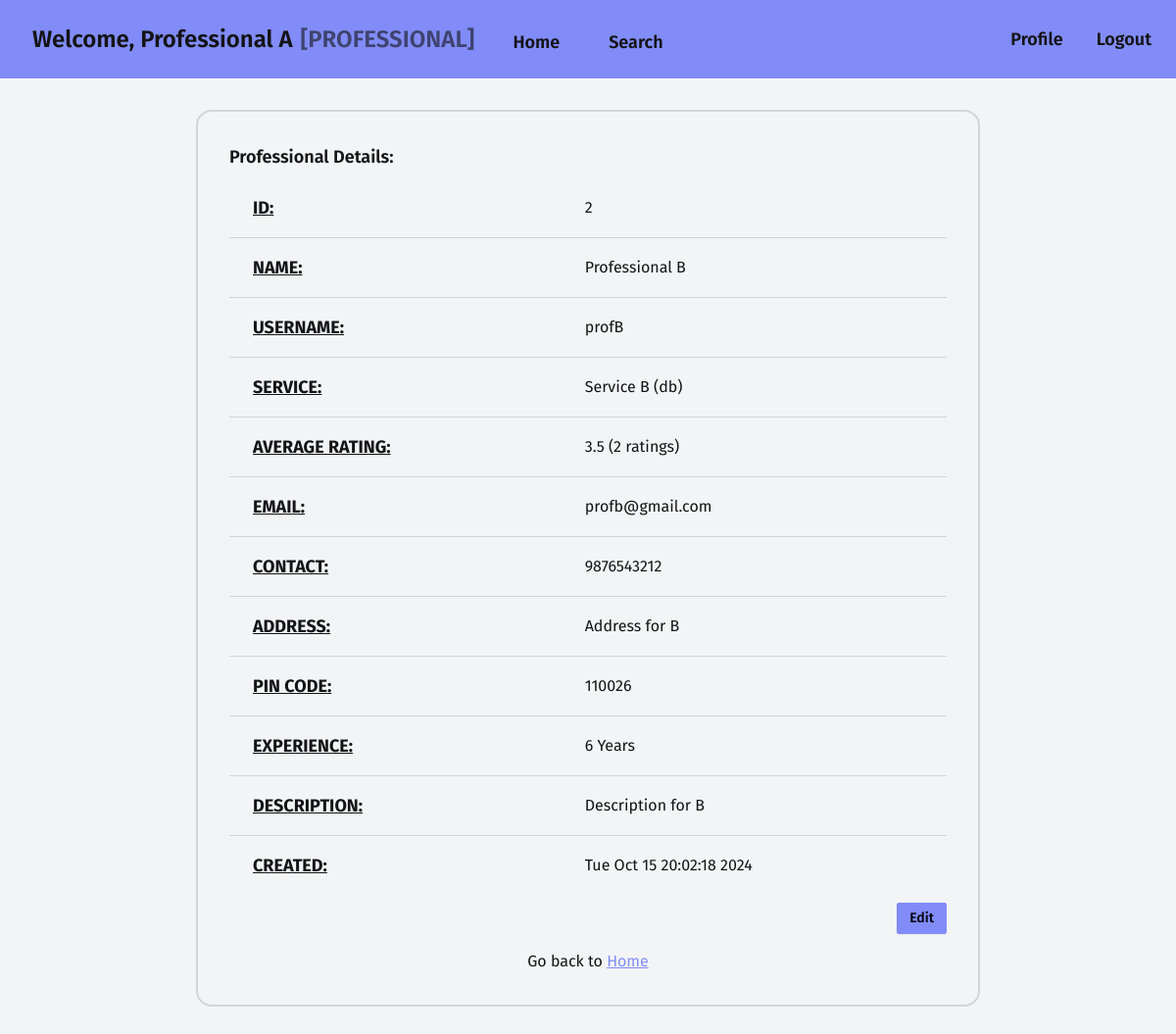
The app's page /professional/profile/2 (signed in) with its own data.
### models.py (models this page shows, shortened)
class User(db.Model, UserMixin):
    __tablename__ = 'user'
    id: Mapped[int] = mapped_column(
        Integer, primary_key=True, autoincrement="auto")
    fullname: Mapped[str] = mapped_column(String(200))
    username: Mapped[str] = mapped_column(String(30), unique=True)
    email: Mapped[str] = mapped_column(String(200), unique=True)
    password: Mapped[str] = mapped_column(String(40))
    role: Mapped[str] = mapped_column(String(200))
    def get_prof(self):
        sql = select(Professional).join(User).where(
            Professional.user_id == self.id)
        result = db.session.scalars(sql).first()
        return result

class Professional(db.Model):
    __tablename__ = 'professional'
    id: Mapped[int] = mapped_column(
        Integer, primary_key=True, autoincrement="auto")
    user_id: Mapped[int] = mapped_column(ForeignKey("user.id"))
    user: Mapped["User"] = relationship(cascade="all,delete")
    contact: Mapped[str] = mapped_column(String(10), unique=True)
    address: Mapped[str] = mapped_column(Text)
    pincode: Mapped[str] = mapped_column(String(6))
    experience: Mapped[int] = mapped_column(Integer)
    description: Mapped[str] = mapped_column(Text)
    approval: Mapped[Optional[str]] = mapped_column(String, default="PENDING")
    service_id: Mapped[int] = mapped_column(ForeignKey("service.id"))
    service: Mapped["Service"] = relationship(back_populates="professionals")
    created: Mapped[Optional[datetime]] = mapped_column(
        DateTime, server_default=func.now())
    updated: Mapped[Optional[datetime]] = mapped_column(
        DateTime, default=func.now(), onupdate=func.now())
    def get_avg_rating(self):
        sql = select(func.avg(ServiceRequest.rating), func.count()).where(
            ServiceRequest.service_id == self.service_id,
            ServiceRequest.professional_id == self.id,
            ServiceRequest.status == "CLOSED"
        ).group_by(ServiceRequest.service_id)
        result = db.session.execute(sql).first()
        if not result:
            return "No Ratings"
        avg, count = result
        return f"{round(avg, 2)} ({count} ratings)"

class Service(db.Model):
    __tablename__ = 'service'
    id: Mapped[int] = mapped_column(
        Integer, primary_key=True, autoincrement="auto")
    name: Mapped[str] = mapped_column(String(200))
    price: Mapped[int] = mapped_column(Integer)
    timereq: Mapped[Optional[int]] = mapped_column(Integer)  # in hours
    description: Mapped[str] = mapped_column(Text)
    professionals: Mapped[List["Professional"]
                          ] = relationship(back_populates="service")
    created: Mapped[Optional[datetime]] = mapped_column(
        DateTime, server_default=func.now())
    updated: Mapped[Optional[datetime]] = mapped_column(
        DateTime, default=func.now(), onupdate=func.now())

### views.py (the view)
@app.route("/professional/profile/<prof_id>")
def professional_profile(prof_id):
    prof = get_with_id(Professional, prof_id)
    if not prof:
        return redirect(url_for('not_found'))
    return render_template("professional/profile.html", prof=prof)

### login.py (called while the page is built)
@login_manager.user_loader
def load_user(id):
    user = get_with_id(User, int(id))
    if user:
        return user
    else:
        return None

### models.py (called while the page is built)
def get_with_id(model, pkid):
    sql = select(model).where(model.id == pkid)
    result = db.session.scalars(sql).first()
    return result

### templates/professional/profile.html (shortened to what this page needs)
{% extends "base/professional/loggedin.html" %}
{% block content %}
<section class="w-2/3 card card-bordered border-2">
  <div class="card-body">
    {% if prof %}
    <h2 class="card-title text-lg">Professional Details:</h2>
    <table class="table table-lg">
      <tbody>
        <tr>
          <td class="text-lg font-bold underline">ID:</td>
          <td>{{ prof.id }}</td>
        </tr>
        <tr>
          <td class="text-lg font-bold underline">NAME:</td>
          <td>{{ prof.user.fullname }}</td>
        </tr>
        <tr>
          <td class="text-lg font-bold underline">USERNAME:</td>
          <td>{{ prof.user.username }}</td>
        </tr>
        <tr>
          <td class="text-lg font-bold underline">SERVICE:</td>
          <td>{{ prof.service.name }}</td>
        </tr>
        <tr>
          <td class="text-lg font-bold underline">AVERAGE RATING:</td>
          <td>{{ prof.get_avg_rating() }}</td>
        </tr>
        <tr>
          <td class="text-lg font-bold underline">EMAIL:</td>
          <td>{{ prof.user.email }}</td>
        </tr>
        <tr>
          <td class="text-lg font-bold underline">CONTACT:</td>
          <td>{{ prof.contact }}</td>
        </tr>
        <tr>
          <td class="text-lg font-bold underline">ADDRESS:</td>
          <td>{{ prof.address }}</td>
        </tr>
        <tr>
          <td class="text-lg font-bold underline">PIN CODE:</td>
          <td>{{ prof.pincode }}</td>
        </tr>
        <tr>
          <td class="text-lg font-bold underline">EXPERIENCE:</td>
          <td>{{ prof.experience }} Years</td>
        </tr>
        <tr>
          <td class="text-lg font-bold underline">DESCRIPTION:</td>
          <td>{{ prof.description }}</td>
        </tr>
        <tr>
          <td class="text-lg font-bold underline">CREATED:</td>
          <td>{{ prof.created.ctime() }}</td>
        </tr>
      </tbody>
    </table>
    <div class="flex items-center justify-end gap-2">
      <a href="{{ url_for('professional_edit', prof_id=prof.id) }}">
        <button class="btn btn-sm btn-primary">Edit</button>
      </a>
    </div>
    {% else %}
    <p class="text-center text-lg font-bold">Requested professional not found</p>
    {% endif %}
    <p class="text-center pt-2">
      Go back to <a href="{{ url_for('professional_home', user_id=current_user.id) }}" class="link link-primary">Home</a>
    </p>
  </div>
</section>
{% endblock %}

### templates/base/professional/loggedin.html (shortened to what this page needs)
<!DOCTYPE html>
<html lang="en">
  <head>
    <link rel="stylesheet" href="{{ url_for('static', filename='styles/main.css') }}">
  </head>
  <body>
    <div class="font-fira">
      <nav class="navbar bg-primary">
        <div class="navbar-start">
          <a href="#" class="btn btn-lg btn-ghost text-2xl">
            Welcome, {{ current_user.fullname }} <span class="opacity-60">[PROFESSIONAL]</span>
          </a>
        </div>
        <div class="navbar-center">
          <ul class="menu menu-lg menu-horizontal">
            <li><a href="{{ url_for('professional_home', user_id=current_user.id) }}" class="btn btn-ghost">Home</a></li>
            <li><a href="{{ url_for('professional_search', prof_id=current_user.get_prof().id) }}" class="btn btn-ghost">Search</a></li>
          </ul>
        </div>
        <div class="navbar-end">
          <a href="{{ url_for('professional_profile', prof_id=current_user.get_prof().id) }}" class="btn btn-ghost text-lg">Profile</a>
          <a href="{{ url_for('logout') }}" class="btn btn-ghost text-lg"> Logout </a>
        </div>
      </nav>
      <div class="flex flex-col mt-8 mb-24 gap-8 items-center justify-center">
        {% block content %}{% endblock %}
      </div>
    </div>
  </body>
</html>

### records on screen
User: fullname "Professional A"
Professional: id "2", get_avg_rating "3.5 (2 ratings)", contact "9876543212", address "Address for B", pincode "110026", experience "6", description "Description for B", created.ctime "Tue Oct 15 20:02:18 2024"
User: user.fullname "Professional B", user.username "profB", user.email "profb@gmail.com"
Service: service.name "Service B (db)"
